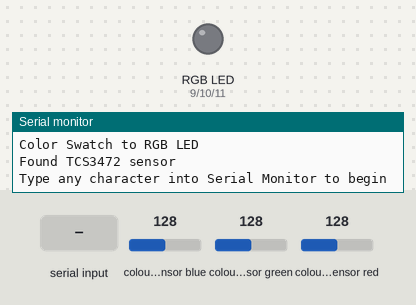
Simulated run of this sketch. Board: Arduino Uno, built with avr-gcc and run on an emulated ATmega328P. Shown: an RGB LED mixed from three pins (HIGH = lit), the last lines printed to the serial monitor. The inputs (shaded band) are chosen by the test bench; at power-on: colour sensor blue 128, colour sensor green 128, colour sensor red 128.

Above: at 1.2 s.
1.3 s: "1" received over Serial
At 4.0 s:
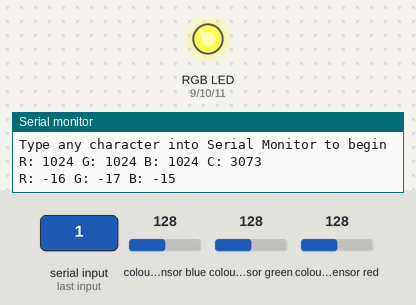
Timing chart, 0 to 5.5 s (numbered marks = the images above; inputs shaded):
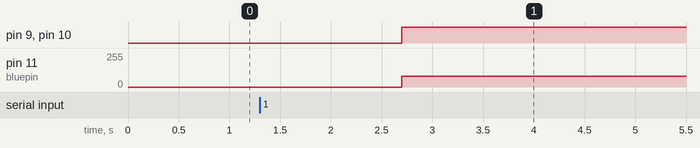

Measured:
- after the input at 1.3 s, pin 9 (redpin), pin 10 (greenpin): LOW → HIGH after 1.4 s; pin 11 (bluepin): 0/255 → 79/255 after 1.4 s

The sketch:

ColortoRGBLED.ino
```cpp
#include <Wire.h>
#include "Adafruit_TCS34725.h"
/*
Example code for color deection and reproduction
Uses Adafruit TCS3472 library
Connect TCS3472 as follows

Connect SCL    to analog 5
Connect SDA    to analog 4
Connect VDD    to 5V DC
Connect GROUND to common ground

RGB LED used in this sketch is common Cathode (common pin connected to ground)
Pick analog outputs, for the UNO 9,10,11 work well
Use 220 Ohm / 1kOhm resistors between supply and RGB LED
See schematic for connections
*/

const int redpin = 9;
const int greenpin = 10;
const int bluepin = 11;

// array to represent the gamma function
int gammatable[256];

// Initalize an object 'tcs" with integration time 600 ms and gain 16X
Adafruit_TCS34725 tcs = Adafruit_TCS34725(TCS34725_INTEGRATIONTIME_600MS, TCS34725_GAIN_16X);

// Define C++ stucture to hold results of black / white calibaration
struct colorCalibration {
  unsigned int blackValue;
  unsigned int whiteValue;
};

// initiate three stuctures to hold calibration of Red, Green and LED's in TCS3472
colorCalibration redCal, greenCal, blueCal;


void setup() {
  Serial.begin(115200);
  Serial.println("Color Swatch to RGB LED");

  // Initiate TCS3472 IC
  if (tcs.begin()) {
    Serial.println("Found TCS3472 sensor");
  }
  else {
    Serial.println("No TCS34725 found ... check your connections");
    while (1); // halt!
  }

  // These values result from calibration of the TCS3472 looking at a black sample and a white sample
  // Must be edited here once calibration values have been determined
  redCal.blackValue = 1525;
  redCal.whiteValue = 9078;
  greenCal.blackValue = 1851;
  greenCal.whiteValue = 13787;
  blueCal.blackValue = 1847;
  blueCal.whiteValue = 14972;

  // use these three pins to drive an RGB LED
  pinMode(redpin, OUTPUT);
  pinMode(greenpin, OUTPUT);
  pinMode(bluepin, OUTPUT);

  // Gamma function is Out = In^2.5
  // Required to correct for human vision
  // Store values in an array
  // normalized for 0 to 255
  for (int i=0; i<256; i++) {
    float x = i;
    x /= 255;
    x = pow(x, 2.5);
    x *= 255;

    gammatable[i] = int(x);
    }

  Serial.println("Type any character into Serial Monitor to begin");
}


void loop() {
  unsigned int r, g, b, c; // raw values of r,g,b,c as read by TCS3472
  // Variables used to hold RGB values between 0 and 255
  int redValue;
  int greenValue;
  int blueValue;
  int clearValue;
  // Dummy string used to read in input from serial monitor
  String incomingString;

  delay(500);

  // Typing any character into Serial Monitor will kick off a read / output cycle
  if (Serial.available() > 0){
    incomingString = Serial.readString();
    // Get raw data from the TCS3472
    tcs.getRawData(&r, &g, &b, &c);

    // Print out raw data resulting from read cycle
    Serial.print("R: "); Serial.print(r); Serial.print(" ");
    Serial.print("G: "); Serial.print(g); Serial.print(" ");
    Serial.print("B: "); Serial.print(b); Serial.print(" ");
    Serial.print("C: "); Serial.print(c); Serial.print(" ");
    Serial.println(" ");

    delay(50);

    // Convert TCS3472 raw reading into value between 0 and 255 for analogwrite function
    redValue = RGBmap(r, redCal.blackValue, redCal.whiteValue, 0, 255);
    greenValue = RGBmap(g, greenCal.blackValue, greenCal.whiteValue, 0, 255);
    blueValue = RGBmap(b, blueCal.blackValue, blueCal.whiteValue, 0, 255);

    // Print out values
    Serial.print("R: "); Serial.print(redValue); Serial.print(" ");
    Serial.print("G: "); Serial.print(greenValue); Serial.print(" ");
    Serial.print("B: "); Serial.print(blueValue); Serial.print(" ");
    Serial.println(" ");

    // Write out values to RGB LED
    // Gamma function applied to raw values
    analogWrite(redpin, gammatable[redValue]);
    analogWrite(greenpin, gammatable[greenValue]);
    analogWrite(bluepin, gammatable[blueValue]);

  }

}

// Function to map TCS3472 values to 0 to 255
// Same as Arduino map() function - rewritten to make variables compatiable with inputs and outputs
int RGBmap(unsigned int x, unsigned int inlow, unsigned int inhigh, int outlow, int outhigh){
  float flx = float(x);
  float fla = float(outlow);
  float flb = float(outhigh);
  float flc = float(inlow);
  float fld = float(inhigh);

  float res = ((flx-flc)/(fld-flc))*(flb-fla) + fla;

  return int(res);
}
```
